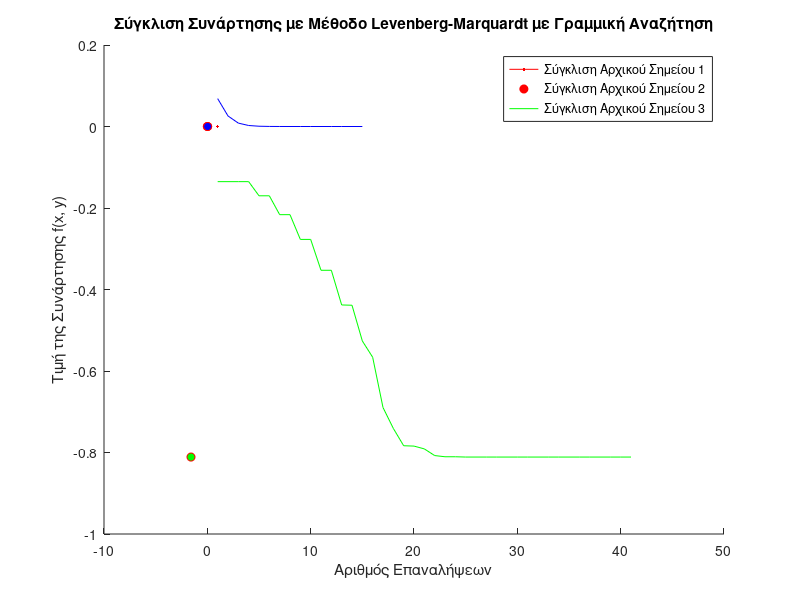

MATLAB code for this plot:
% Ορισμός της συνάρτησης f(x, y) και του gradient
f = @(x) x(1)^5 * exp(-x(1)^2 - x(2)^2); % Συνάρτηση f(x, y)
grad_f = @(x) [5*x(1)^4 * exp(-x(1)^2 - x(2)^2) - 2*x(1)^6 * exp(-x(1)^2 - x(2)^2); ...
               -2*x(1)^5 * x(2) * exp(-x(1)^2 - x(2)^2)]; % Παράγωγος
% Υπολογισμός του Hessian
hessian_f = @(x) [20*x(1)^3 * exp(-x(1)^2 - x(2)^2) - 8*x(1)^5 * exp(-x(1)^2 - x(2)^2) + 4*x(1)^7 * exp(-x(1)^2 - x(2)^2), ...
                  -10*x(1)^4 * x(2) * exp(-x(1)^2 - x(2)^2); ...
                  -10*x(1)^4 * x(2) * exp(-x(1)^2 - x(2)^2), ...
                  -2*x(1)^5 * exp(-x(1)^2 - x(2)^2)]; % Δευτέρες παραγώγοι
% Σημεία εκκίνησης
initial_points = [0, 0; -1, 1; 1, -1];
% Χρώματα για κάθε σημείο εκκίνησης
colors = ['r', 'g', 'b']; % Κόκκινο, Πράσινο, Μπλε
% Ανοίγουμε ένα figure για να δούμε την σύγκλιση
figure;
hold on;
% Παράμετροι της μεθόδου
epsilon = 1e-6; % Όριο σύγκλισης
max_iter = 100000; % Μέγιστος αριθμός επαναλήψεων
% Αρχικοποίηση της παραμέτρου λ
lambda = 1e-3; % Αρχική τιμή του λ
% Υλοποίηση της μεθόδου Levenberg-Marquardt με Γραμμική Αναζήτηση
for i = 1:size(initial_points, 1)
    x = initial_points(i, :)';
    f_values = []; % Για να αποθηκεύσουμε τις τιμές της συνάρτησης κατά την πορεία
    local_minima_x = []; % Για να αποθηκεύσουμε τα x των τοπικών ελαχίστων
    local_minima_y = []; % Για να αποθηκεύσουμε τα y των τοπικών ελαχίστων
    local_minima_f = []; % Για να αποθηκεύσουμε τις τιμές της συνάρτησης στα τοπικά ελάχιστα
    
    for k = 1:max_iter
        grad = grad_f(x); % Υπολογισμός του gradient
        hess = hessian_f(x); % Υπολογισμός του Hessian
        d = -(hess + lambda * eye(2)) \ grad; % Κατεύθυνση καθόδου (Levenberg-Marquardt με προσαρμοσμένο λ)
        
        % Γραμμική αναζήτηση για το βήμα gamma
        gamma = fminbnd(@(g) f(x + g * d), 0, 1); % Βρίσκουμε το βήμα με fminbnd
        
        % Ενημερώνουμε την τιμή του x
        x = x + gamma * d;
        
        % Αποθηκεύουμε την τιμή της συνάρτησης για σύγκριση
        f_values = [f_values; f(x)];
        
        % Αν η συνάρτηση συγκλίνει (ελάχιστο), αποθηκεύουμε το σημείο
        if norm(grad) < epsilon
            local_minima_x = [local_minima_x; x(1)];
            local_minima_y = [local_minima_y; x(2)];
            local_minima_f = [local_minima_f; f(x)];
            break; % Σταματάμε αν βρούμε το ελάχιστο
        end
        
        % Προσαρμογή του λ ανάλογα με την πρόοδο
        % Αν η συνάρτηση μειώνεται, μειώνουμε το λ
        if f(x + gamma * d) < f(x)
            lambda = lambda / 10; % Μειώνουμε το λ (βελτίωση)
        else
            lambda = lambda * 10; % Αυξάνουμε το λ (αν όχι, επιβραδύνουμε την πρόοδο)
        end
    end
    
    % Εμφανίζουμε τη σύγκλιση της συνάρτησης με διαφορετικό χρώμα για κάθε σημείο εκκίνησης
    plot(1:length(f_values), f_values, 'Color', colors(i)); % Χρησιμοποιούμε διαφορετικό χρώμα για κάθε επανάληψη
    
    % Εμφανίζουμε τα τοπικά ελάχιστα ως κόκκινα σημεία στο διάγραμμα
    plot(local_minima_x, local_minima_f, 'ro', 'MarkerFaceColor', colors(i)); % Χρώμα για τα τοπικά ελάχιστα
    
    % Εκτύπωση σύγκλισης
    fprintf('Μέθοδος Levenberg-Marquardt με Γραμμική Αναζήτηση: Αρχικό σημείο: (%f, %f), Σύγκλιση σε (%f, %f) σε %d επαναλήψεις.\n', ...
        initial_points(i, 1), initial_points(i, 2), x(1), x(2), k);
end
xlabel('Αριθμός Επαναλήψεων');
ylabel('Τιμή της Συνάρτησης f(x, y)');
title('Σύγκλιση Συνάρτησης με Μέθοδο Levenberg-Marquardt με Γραμμική Αναζήτηση');
legend({'Σύγκλιση Αρχικού Σημείου 1', 'Σύγκλιση Αρχικού Σημείου 2', 'Σύγκλιση Αρχικού Σημείου 3'}, 'Location', 'best');
hold off;
